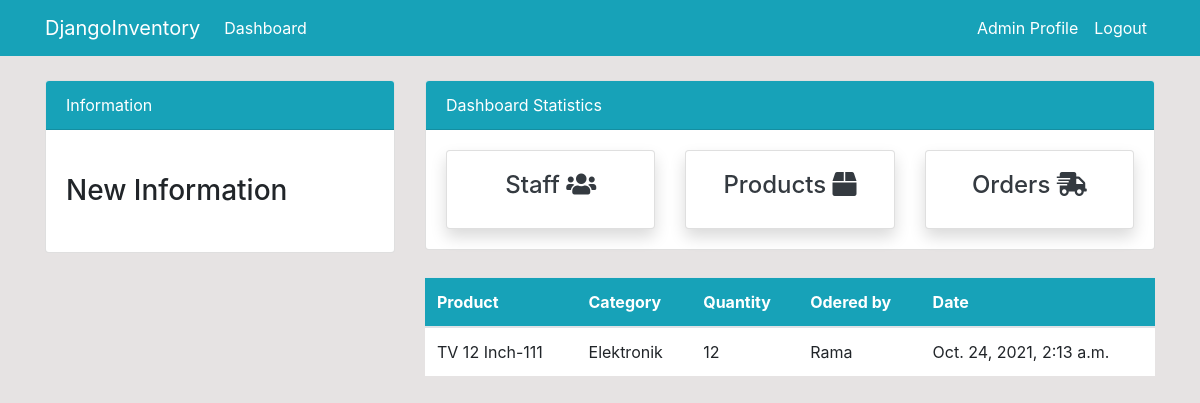
Before: /order/ (signed in) with the older database file.
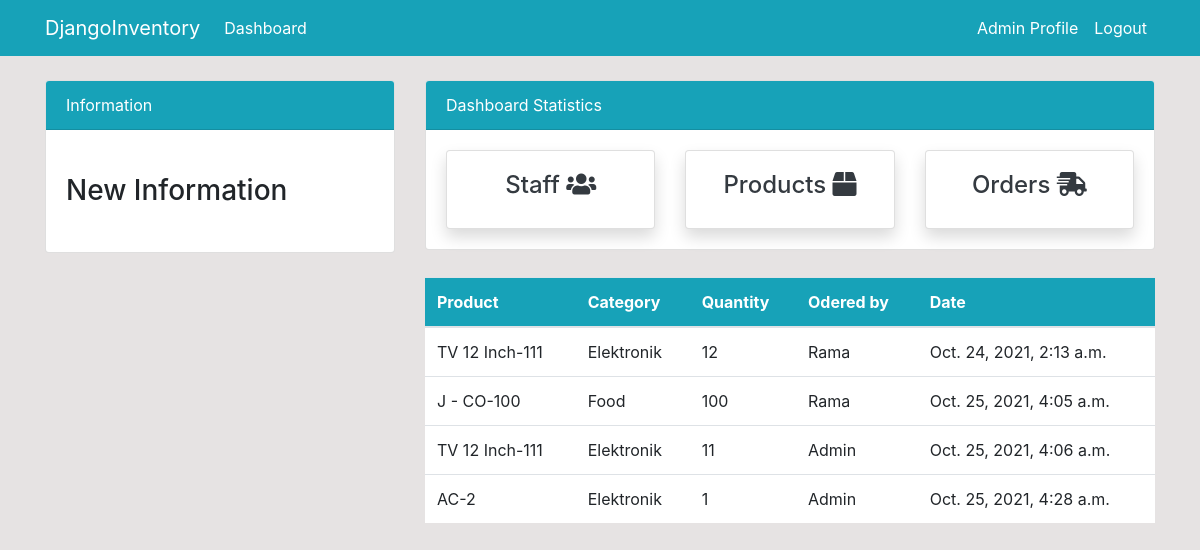
After: the same page with the newer database file.
### dashboard/models.py (models this page shows, shortened)
class Order(models.Model):
    product = models.ForeignKey(Product, on_delete=models.CASCADE, null=True)
    staff = models.ForeignKey(User, models.CASCADE, null=True)
    order_quantity = models.PositiveIntegerField(null=True)
    date = models.DateTimeField(auto_now_add=True)

class Product(models.Model):
    name = models.CharField(max_length=100, null=True)
    category = models.CharField(max_length=20, choices=CATEGORY, null=True)
    quantity = models.PositiveBigIntegerField(null=True)
    def __str__(self):
        return f'{self.name}-{self.quantity}'

### dashboard/views.py (the view)
# urls.py: path('order/', views.order, name='dashboard-order'),
@login_required(login_url='user-login')
def order(request):
    orders = Order.objects.all()
    context = {
        'orders':orders
    }
    return render(request, 'dashboard/order.html', context)

### templates/dashboard/order.html (shortened to what this page needs)
{% extends 'partials/base.html' %}
{% block content %}
{% include 'partials/topnav.html' %}
<div class="row my-4">
    <div class="col-md-4"></div>
    <div class="col-md-8">
        <table class="table bg-white">
            <thead class="bg-info text-white">
                <tr>
                    <th scope="col">Product</th>
                    <th scope="col">Category</th>
                    <th scope="col">Quantity</th>
                    <th scope="col">Odered by</th>
                    <th scope="col"> Date</th>
                </tr>
            </thead>
            <tbody>
                {% for orders in orders %}
                <tr>
                    <td>{{ orders.product }}</td>
                    <td>{{ orders.product.category }}</td>
                    <td>{{ orders.order_quantity }}</td>
                    <td>{{ orders.staff.username }}</td>
                    <td>{{ orders.date }}</td>
                </tr>
                {% endfor %}
            </tbody>
        </table>
    </div>
</div>
{% endblock %}

### templates/partials/base.html (shortened to what this page needs)
{% load static %}
<!doctype html>
<html lang="en">
<head>
    <link rel="stylesheet" href="https://cdn.jsdelivr.net/npm/bootstrap@4.6.0/dist/css/bootstrap.min.css"
>
    <link rel="stylesheet" href="https://use.fontawesome.com/releases/v5.15.2/css/all.css"
>
<link rel="stylesheet" href="{% static 'style.css' %}">
</head>
<body>
    {% include 'partials/nav.html' %}
 <div class="container">
        {% block content %}
        {% endblock %}
    </div>
</body>
</html>

### templates/partials/nav.html (shortened to what this page needs)
<nav class="navbar navbar-expand-lg navbar-info bg-info">
    {% if user.is_authenticated %}
    <div class="container">
        <a class="navbar-brand text-white" href="{% url 'dashboard-index'%}">DjangoInventory</a>
        <div class="collapse navbar-collapse" id="navbarSupportedContent">
            <ul class="navbar-nav mr-auto">
                <li class="nav-item active">
                    <a class="nav-link text-white" href="{% url 'dashboard-staff' %}">Dashboard </a>
                </li>
            </ul>
            <ul class="navbar-nav ml-auto">
                <li class="nav-item active">
                    <a class="nav-link text-white" href="{% url 'user-profile' %}"> {{ user.username }} Profile
                        </a>
                </li>
                <li class="nav-item">
                    <a class="nav-link text-white" href="{% url 'user-logout'%}">Logout</a>
                </li>
            </ul>
            {% endif %}
        </div>
    </div>
</nav>

### templates/partials/topnav.html (shortened to what this page needs)
<div class="row">
    <div class="col-md-4 mt-4">
        <div class="card">
            <div class="card-header bg-info text-white">
                Information
            </div>
            <div class="card-body">
                <marquee behavior="" direction="">
                    <h3 class="my-4">New Information</h3>
                </marquee>
            </div>
        </div>
    </div>
    <div class="col-md-8 mt-4">
        <div class="card">
            <div class="card-header bg-info text-white">
                Dashboard Statistics
            </div>
            <div class="card-body">
                <div class="row">
                    <div class="col-md-4">
                        <a class="text-decoration-none text-dark" href="{% url 'dashboard-staff' %}">
                            <div class="card my-card shadow">
                                <div class="card-body text-center">
                                    <h4>Staff <i class="fas fa-users"></i></h4>
                                </div>
                            </div>
                        </a>
                    </div>
                    <div class="col-md-4">
                        <a class="text-decoration-none text-dark" href="{% url 'dashboard-product' %}">
                            <div class="card my-card shadow">
                                <div class="card-body text-center">
                                    <h4>Products <i class="fas fa-box"></i></h4>
                                </div>
                            </div>
                        </a>
                    </div>
                    <div class="col-md-4">
                        <a class="text-decoration-none text-dark" href="{% url 'dashboard-order' %}">
                            <div class="card my-card shadow">
                                <div class="card-body text-center">
                                    <h4>Orders <i class="fas fa-shipping-fast"></i></h4>
                                </div>
                            </div>
                        </a>
                    </div>
                </div>
            </div>
        </div>
    </div>
</div>

### static/style.css (style rules this page uses)
body { background: rgb(230, 227, 227); }

Changed rows visible on the page:
added Order: product "J - CO-100", product.category "Food", order_quantity "100", staff.username "Rama", date "Oct. 25, 2021, 4:05 a.m."
added Order: product "TV 12 Inch-111", product.category "Elektronik", order_quantity "11", staff.username "Admin", date "Oct. 25, 2021, 4:06 a.m."
added Order: product "AC-2", product.category "Elektronik", order_quantity "1", staff.username "Admin", date "Oct. 25, 2021, 4:28 a.m."
